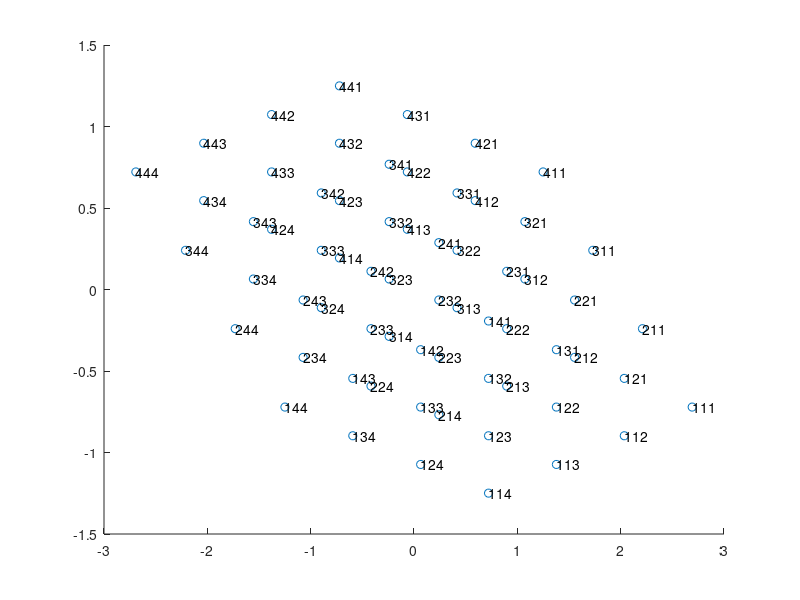
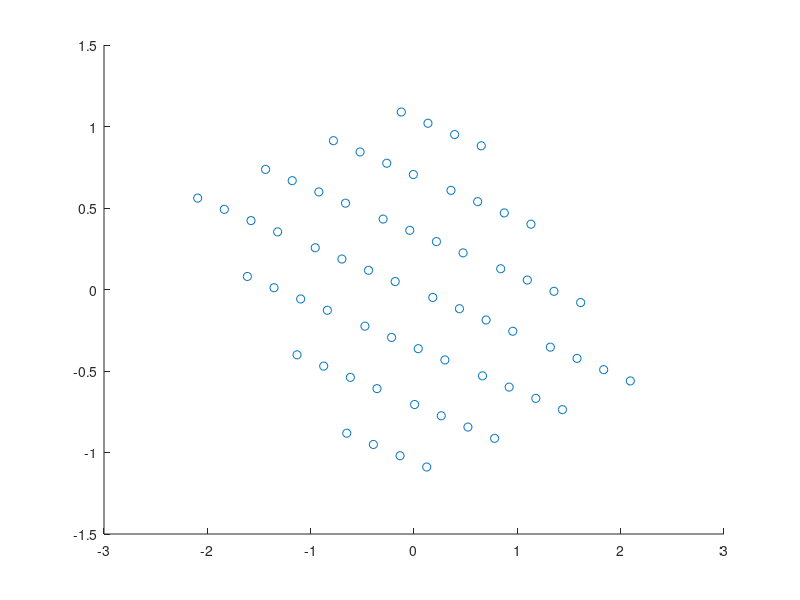
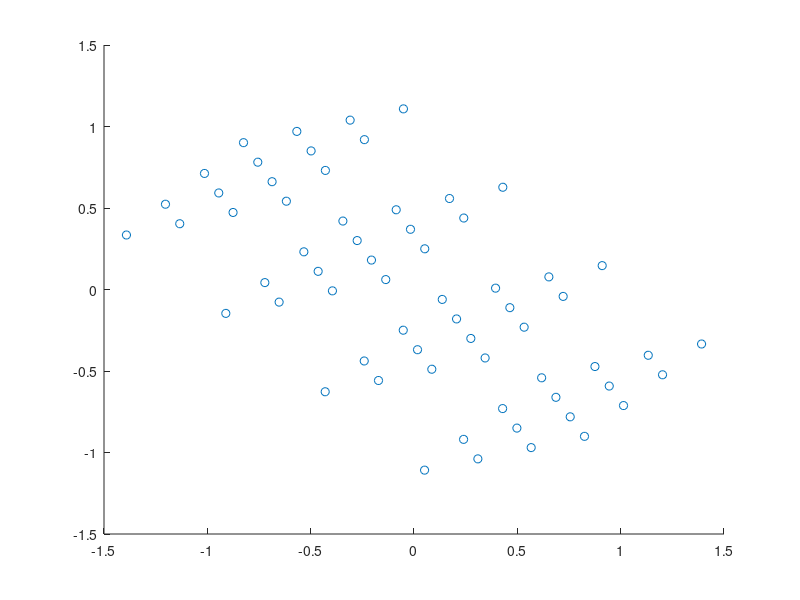
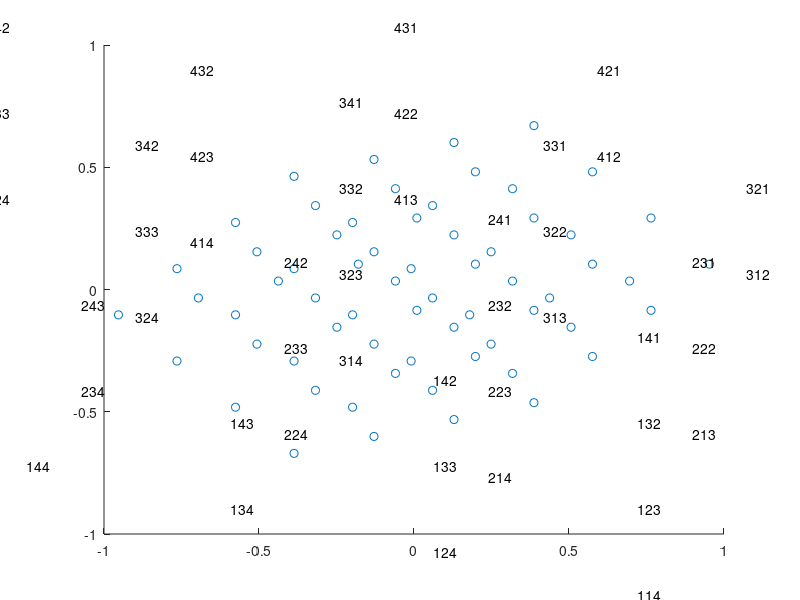

Recreate these plots in MATLAB, in order.
%%codebook constellation

load Sv3.mat;
for i=1:64
    a(1,i)=mod(i-1,4);
    a(2,i)=mod((i-1-a(1,i))/4,4);
    a(3,i)=((i-1-a(1,i))/4-a(2,i))/4;
end
a=a+1;
Cons=zeros(4,64);
h=zeros(4,3);
for m=1:4        
    h(m,:)=find(F(m,:));
end
for i=1:4
    for j=1:64
        Cons(i,j)=S(i,h(i,1),a(1,j))+S(i,h(i,2),a(2,j))+S(i,h(i,3),a(3,j));
    end
end
figure(1);
scatter(real(Cons(1,:)),imag(Cons(1,:)));
for i=1:64
    text(real(Cons(1,i)),imag(Cons(1,i)),[num2str(a(1,i)),num2str(a(2,i)),num2str(a(3,i))]);
end
figure(2);
scatter(real(Cons(2,:)),imag(Cons(2,:)));
figure(3);
scatter(real(Cons(3,:)),imag(Cons(3,:)));
figure(4);
scatter(real(Cons(4,:)),imag(Cons(4,:)));
for i=1:64
    text(real(Cons(1,i)),imag(Cons(1,i)),[num2str(a(1,i)),num2str(a(2,i)),num2str(a(3,i))]);
end